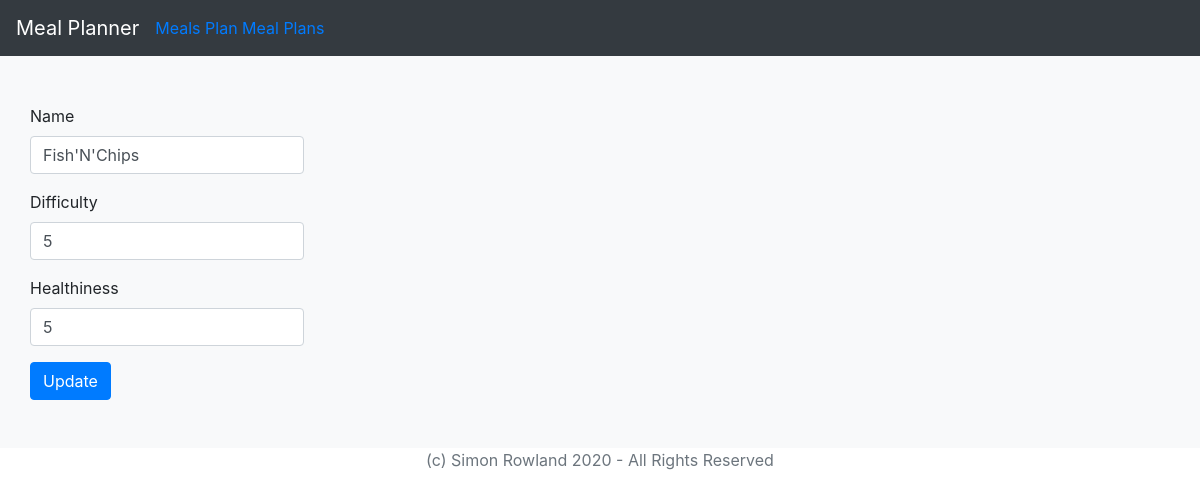
The page /meals/19/ on the database its author committed.
### meals/models.py (models this page shows, shortened)
class BaseModel(models.Model):
    created = models.DateTimeField(auto_now_add=True)
    updated = models.DateTimeField(auto_now=True)
    class Meta:
        abstract = True

class Meal(BaseModel):
    name = models.CharField(max_length=256)
    difficulty = models.IntegerField()
    healthiness = models.IntegerField()
    class Meta:
        constraints = [
            models.CheckConstraint(
                check=models.Q(difficulty__range=(0, 10)),
                name="difficulty_between_0_and_10",
            ),
            models.CheckConstraint(
                check=models.Q(healthiness__range=(0, 10)),
                name="healthiness_between_0_and_10",
            ),
        ]
        ordering = [
            "name",
        ]

### meals/views.py (the view)
# urls.py: path("<int:pk>/", views.DetailView.as_view(), name="detail"),
class DetailView(generic.UpdateView):
    model = Meal
    fields = ["name", "difficulty", "healthiness"]
    template_name_suffix = "_update_form"

### meals/templates/meals/meal_update_form.html (shortened to what this page needs)
{% extends 'meals/base.html' %}
{% load bootstrap4 %}
{% block content %}
<form method="post" class="form">
    {% bootstrap_form form %}
    {% buttons %}
    <button type="submit" class="btn btn-primary">Update</button>
    {% endbuttons %}
</form>
{% endblock %}

### rows shown on the page
Meal: name "Fish'N'Chips", difficulty "5", healthiness "5"
